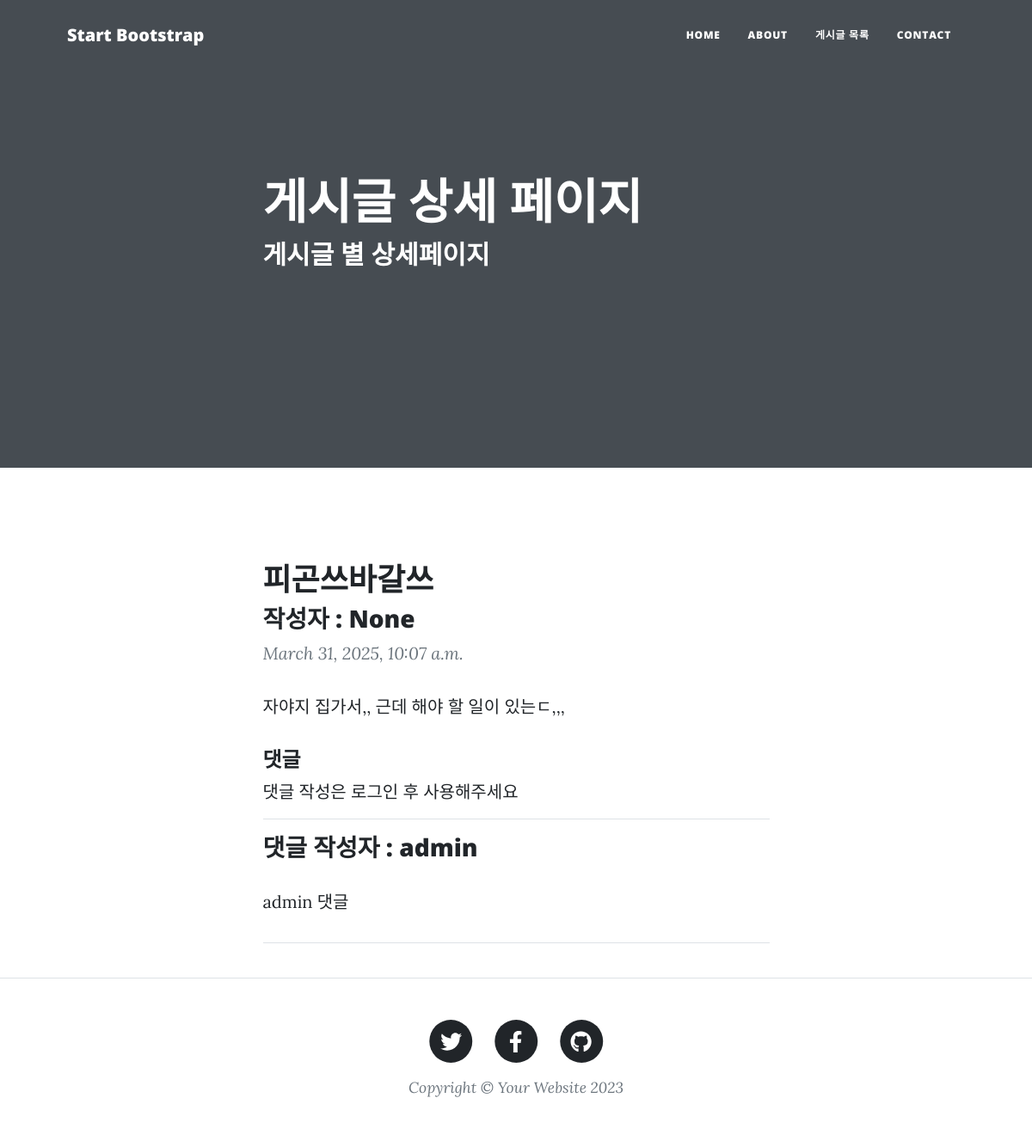
Screenshot of /posts/post_detail/14/ with the database file from the repository.
### blog/models.py (models this page shows, shortened)
class Post(models.Model):
    title = models.CharField(verbose_name = "제목", max_length = 128)
    body = models.TextField(verbose_name = "내용", default = "")
    created_at = models.DateTimeField(verbose_name = "작성일", auto_now_add = True)
    photo = models.ImageField(verbose_name = "이미지", blank = True, null = True, upload_to = 'blog_photo')
    author = models.ForeignKey(User, on_delete=models.CASCADE, null = True)

class Comment(models.Model):
    comment = models.CharField(max_length = 200)
    date = models.DateTimeField(auto_now_add = True)
    article = models.ForeignKey(Post, on_delete = models.CASCADE,
                                related_name = 'comments')
    author = models.ForeignKey(User, on_delete=models.CASCADE, null = True)
    def __str__(self):
        return self.comment

### posts/views.py (the view)
# urls.py: path("post_detail/<int:post_id>/", views.post_detail, name = "post_detail"),
def post_detail(request, post_id):
    post = get_object_or_404(Post, pk = post_id)
    comment_form = CommentForm()
    context = {
        'post' : post,
        'comment_form' : comment_form
    }
    return render(request, "post_detail.html", context)

### posts/templates/post_detail.html (shortened to what this page needs)
{% load static %}
<!DOCTYPE html>
<html lang="en">
  <head>
    <link href="{% static 'css/styles.css' %}" rel="stylesheet" />
  </head>
  <body>
    <nav class="navbar navbar-expand-lg navbar-light" id="mainNav">
      <div class="container px-4 px-lg-5">
        <a class="navbar-brand" href="">Start Bootstrap</a>
        <div class="collapse navbar-collapse" id="navbarResponsive">
          <ul class="navbar-nav ms-auto py-4 py-lg-0">
            <li class="nav-item">
              <a class="nav-link px-lg-3 py-3 py-lg-4" href="{%url 'home' %}"
                >Home</a
              >
            </li>
            <li class="nav-item">
              <a class="nav-link px-lg-3 py-3 py-lg-4" href="about.html"
                >About</a
              >
            </li>
            <li class="nav-item">
              <a
                class="nav-link px-lg-3 py-3 py-lg-4"
                href="{%url 'post_list' %}"
                >게시글 목록</a
              >
            </li>
            <li class="nav-item">
              <a class="nav-link px-lg-3 py-3 py-lg-4" href="contact.html"
                >Contact</a
              >
            </li>
          </ul>
        </div>
      </div>
    </nav>
    <header class="masthead">
      <div class="container position-relative px-4 px-lg-5">
        <div class="row gx-4 gx-lg-5 justify-content-center">
          <div class="col-md-10 col-lg-8 col-xl-7">
            <div class="post-heading">
              <h1>게시글 상세 페이지</h1>
              <h2 class="subheading">게시글 별 상세페이지</h2>
            </div>
          </div>
        </div>
      </div>
    </header>
    <article class="mb-4">
      <div class="container px-4 px-lg-5">
        <div class="row gx-4 gx-lg-5 justify-content-center">
          <div class="col-md-10 col-lg-8 col-xl-7">
            <h1 class="section-heading">{{post.title}}</h1>
            <h3>작성자 : {{ post.author }}</h3>
            <blockquote class="blockquote">{{post.created_at}}</blockquote>
            <p>{{post.body}}</p>
            <h4>댓글</h4>
            {% if user.is_authenticated %}
            <form method="POST" action="{% url 'create_comment' post.id %}">
                {% csrf_token %}
                {{ comment_form.as_table }}
                <input type="submit">
            </form>
            {% else %}
              <h>댓글 작성은 로그인 후 사용해주세요</h>
            {% endif %}
            <div>
                <hr>
                {% for comment in post.comments.all %}
                <h3>댓글 작성자 : {{ comment.author }}</h3>
                <p>{{ comment }}</p>
                <hr>
                {% endfor %}
            </div>
          </div>
        </div>
      </div>
    </article>
    <footer class="border-top">
      <div class="container px-4 px-lg-5">
        <div class="row gx-4 gx-lg-5 justify-content-center">
          <div class="col-md-10 col-lg-8 col-xl-7">
            <ul class="list-inline text-center">
              <li class="list-inline-item">
                <a href="#!">
                  <span class="fa-stack fa-lg">
                    <i class="fas fa-circle fa-stack-2x"></i>
                    <i class="fab fa-twitter fa-stack-1x fa-inverse"></i>
                  </span>
                </a>
              </li>
              <li class="list-inline-item">
                <a href="#!">
                  <span class="fa-stack fa-lg">
                    <i class="fas fa-circle fa-stack-2x"></i>
                    <i class="fab fa-facebook-f fa-stack-1x fa-inverse"></i>
                  </span>
                </a>
              </li>
              <li class="list-inline-item">
                <a href="#!">
                  <span class="fa-stack fa-lg">
                    <i class="fas fa-circle fa-stack-2x"></i>
                    <i class="fab fa-github fa-stack-1x fa-inverse"></i>
                  </span>
                </a>
              </li>
            </ul>
            <div class="small text-center text-muted fst-italic">
              Copyright &copy; Your Website 2023
            </div>
          </div>
        </div>
      </div>
    </footer>
  </body>
</html>

### rows the page displays
Post: title "피곤쓰바갈쓰", author "None", created_at "March 31, 2025, 10:07 a.m.", body "자야지 집가서,, 근데 해야 할 일이 있는ㄷ,,,"
Comment: author "admin", comment "admin 댓글"
